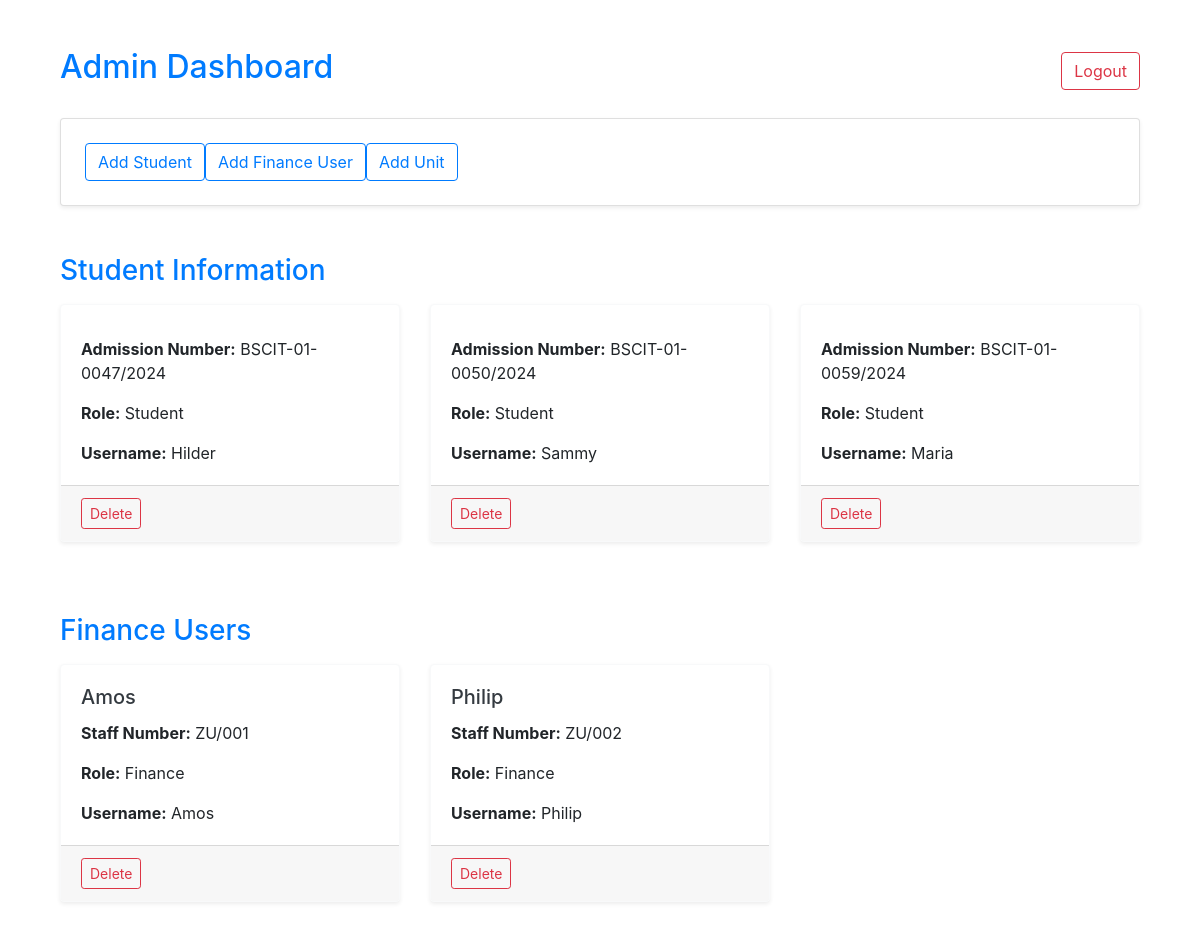
The page /admin_dashboard (signed in) on the database as committed earlier.
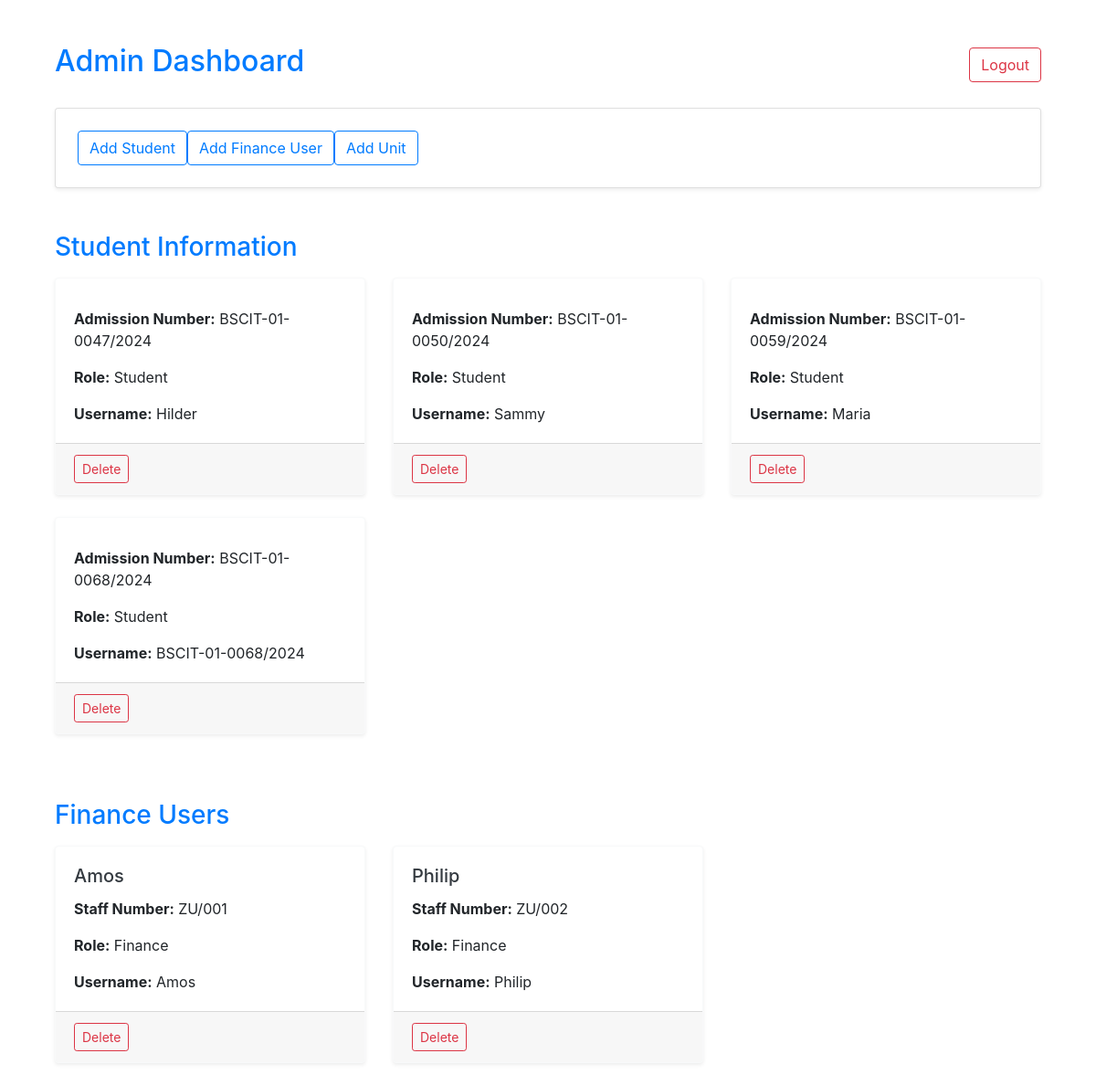
The same page on the database as committed later.
### models.py (models this page shows, shortened)
class Student(db.Model):
    __tablename__ = 'students'
    id = db.Column(db.Integer, primary_key=True)
    user_id = db.Column(db.Integer, db.ForeignKey('user.id'), nullable=False)
    admission_number = db.Column(db.String(20), unique=True, nullable=False)
    finance_id = db.Column(db.Integer, db.ForeignKey('finances.id'), nullable=True)
    user = db.relationship('User', backref='student', lazy=True)
    finance = db.relationship('Finance', back_populates='students')
    units = db.relationship('Unit', secondary=student_units, back_populates='students')
    fees = db.relationship('StudentFee', back_populates='student')

class User(db.Model, UserMixin):
    __tablename__ = 'user'
    id = db.Column(db.Integer, primary_key=True)
    username = db.Column(db.String(50), unique=True, nullable=False)
    role = db.Column(db.String(20), nullable=False)
    password = db.Column(db.String(128), nullable=False)

class Finance(db.Model):
    __tablename__ = 'finances'
    id = db.Column(db.Integer, primary_key=True)
    user_id = db.Column(db.Integer, db.ForeignKey('user.id'), nullable=False)
    staff_number = db.Column(db.String(50), unique=True, nullable=False)
    user = db.relationship('User', backref='finance', lazy=True)
    students = db.relationship('Student', back_populates='finance')

### app.py (the view)
@app.route('/admin_dashboard')
@login_required
def admin_dashboard():
    if current_user.role != 'Admin':
        flash('Unauthorized access!', 'danger')
        return redirect(url_for('login'))
    students = db.session.query(Student, User).join(User, Student.user_id == User.id).all()
    finance_users = db.session.query(User, Finance).join(Finance).filter(User.role == 'Finance').all()
    return render_template('admin_dashboard.html', students=students, finance_users=finance_users)

### app.py (called while the page is built)
@login_manager.user_loader
def load_user(user_id):
    return User.query.get(int(user_id))

### templates/admin_dashboard.html (shortened to what this page needs)
{% extends 'base.html' %}
{% block content %}
<div class="container mt-5">
    <div class="d-flex justify-content-between align-items-center mb-4">
        <h2 class="text-primary">Admin Dashboard</h2>
        <a href="{{ url_for('logout') }}" class="btn btn-outline-danger">Logout</a>
    </div>
    <div class="card shadow-sm p-4 mb-5 bg-white rounded">
        <div class="d-flex flex-wrap gap-3">
            <a href="{{ url_for('add_student') }}" class="btn btn-outline-primary">Add Student</a>
            <a href="{{ url_for('add_finance_user') }}" class="btn btn-outline-primary">Add Finance User</a>
            <a href="{{ url_for('add_unit') }}" class="btn btn-outline-primary">Add Unit</a>
        </div>
    </div>
    <h3 class="text-primary mt-4 mb-3">Student Information</h3>
    <div class="row">
        {% for student, user in students %}
            <div class="col-md-4 mb-4">
                <div class="card border-light shadow-sm">
                    <div class="card-body">
                        <p class="card-text"><strong>Admission Number:</strong> {{ student.admission_number }}</p>
                        <p class="card-text"><strong>Role:</strong> Student</p>
                        <p class="card-text"><strong>Username:</strong> {{ user.username }}</p>
                    </div>
                    <div class="card-footer text-end">
                        <a href="{{ url_for('delete_user', user_id=user.id) }}" class="btn btn-sm btn-outline-danger">Delete</a>
                    </div>
                </div>
            </div>
        {% endfor %}
    </div>
    <h3 class="text-primary mt-5 mb-3">Finance Users</h3>
<div class="row">
    {% for user, finance in finance_users %}
        <div class="col-md-4 mb-4">
            <div class="card border-light shadow-sm">
                <div class="card-body">
                    <h5 class="card-title text-dark">{{ user.username }}</h5>
                    <p class="card-text"><strong>Staff Number:</strong> {{ finance.staff_number }}</p>
                    <p class="card-text"><strong>Role:</strong> Finance</p>
                    <p class="card-text"><strong>Username:</strong> {{ user.username }}</p>
                </div>
                <div class="card-footer text-end">
                    <a href="{{ url_for('delete_user', user_id=user.id) }}" class="btn btn-sm btn-outline-danger">Delete</a>
                </div>
            </div>
        </div>
    {% endfor %}
</div>
</div>
{% endblock %}

### templates/base.html (shortened to what this page needs)
<!DOCTYPE html>
<html lang="en">
<head>
    <link rel="stylesheet" href="https://maxcdn.bootstrapcdn.com/bootstrap/4.5.2/css/bootstrap.min.css">
    <link href="https://cdnjs.cloudflare.com/ajax/libs/font-awesome/5.15.4/css/all.min.css" rel="stylesheet">
</head>
<body>
    <div class="container">
        {% block content %}{% endblock %}
    </div>
</body>
</html>

Rows that differ between the two databases and show on the page:
added Student: admission_number "BSCIT-01-0068/2024", username "BSCIT-01-0068/2024"
